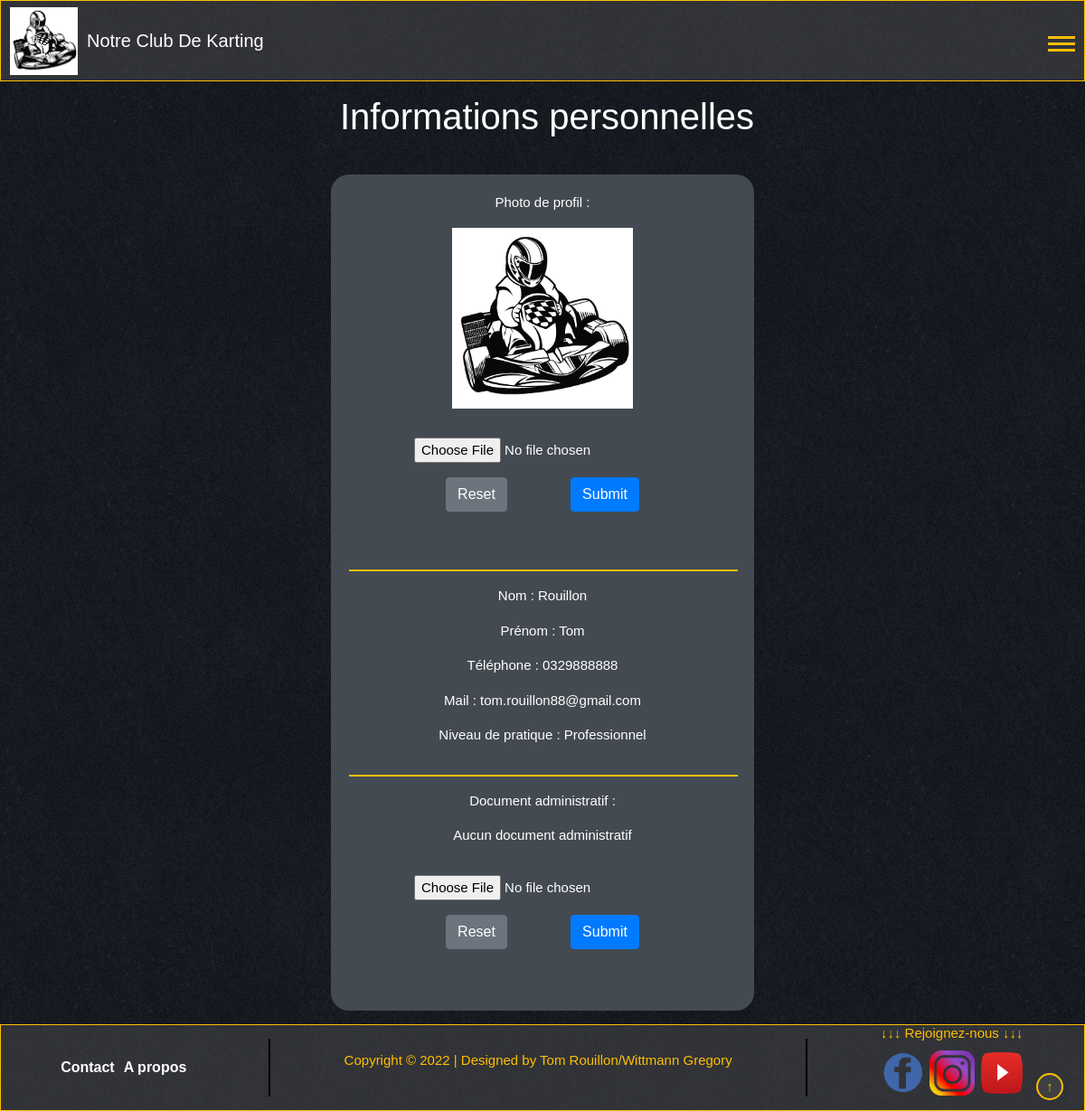
The page /profil.php (signed in) on the database its author committed.
### tables this page shows
CREATE TABLE IF NOT EXISTS `adherent` (
  `derniereVisite` date DEFAULT NULL,
  `niveauPratique` varchar(45) DEFAULT NULL,
  `photo` mediumblob,
  `Personne_idPersonne` int(11) NOT NULL,
  PRIMARY KEY (`Personne_idPersonne`),
  KEY `fk_Adherent_Personne1_idx` (`Personne_idPersonne`)
);

CREATE TABLE IF NOT EXISTS `personne` (
  `idPersonne` int(11) NOT NULL AUTO_INCREMENT,
  `nom` varchar(45) NOT NULL,
  `prenom` varchar(45) NOT NULL,
  `adresse` varchar(120) NOT NULL,
  `telephone` varchar(12) NOT NULL,
  `mail` varchar(45) NOT NULL,
  `mdp` varchar(255) NOT NULL,
  PRIMARY KEY (`idPersonne`)
);

### infoUtilisateur.php (the view, shortened to what this page needs)
<?php
function infoUtilisateur()
{
    $connexion = connect_bd();
    $sql = "SELECT * FROM `personne` JOIN adherent ON personne.idPersonne = adherent.Personne_idPersonne WHERE `mail` = :mail";
    $stmt = $connexion->prepare($sql);
    $values = [
        ":mail" => $_SESSION["username"]
    ];
    $res = $stmt->execute($values);
    if (!$res) {
        echo "Problème d'accès à la bdd";
    } else {
        if ($stmt->rowCount() == 0) {
        ?>
            <script>
                alert("Erreur de connexion");
            </script>
        <?php
        } else {
            $row = $stmt->fetch();
        ?>
            <body>
                <div id="contenu">
                    <h1>Informations personnelles</h1>
                    <div id="profile">
                        <p>Photo de profil :</p>
                        <p>
                            <?php
                            if ($result = glob("users/" . $_SESSION["username"] . "/profil.*")) {
                                echo "<img src='" . $result[0] . "?t=" . time() . "' alt='Photo de profil' class='logo'>";
                            } else {
                                echo "<img src='logos/kart.jpg' alt='Photo de profil' width='200' height='200'>";
                            }
                            ?>
                            <form action="upload.php" method="post" enctype="multipart/form-data" id="pictureForm">
                                <div class="modal-body">
                                    <div class="form-group">
                                        <input type="file" name="file" id="file" accept="image/*">
                                    </div>
                                    <div class="form-group">
                                        <input type="reset" name="reset" class="btn btn-secondary">
                                        <input type="submit" name="submit" class="btn btn-primary">
                                    </div>
                                </div>
                            </form>
                        </p>
                        <hr>
                        <p>Nom : <?php echo $row["nom"]; ?></p>
                        <p>Prénom : <?php echo $row["prenom"]; ?></p>
                        <p>Téléphone : <?php echo $row["telephone"]; ?></p>
                        <p>Mail : <?php echo $row["mail"]; ?></p>
                        <p>Niveau de pratique : <?php
                        if ($row["niveauPratique"] == null) {
                            ?>
                            <p>Non renseigné</p>
                            <form action="updateNiveau.php" method="post" id="niveauForm" onsubmit="return confirm('Etes-vous sûr ? Cette action est irréversible');">
                                <div class="modal-body">
                                    <div class="form-group">
                                        <select name="niveau" id="niveau">
                                            <option value="Débutant">Débutant</option>
                                            <option value="Intermédiaire">Intermédiaire</option>
                                            <option value="Confirmé">Confirmé</option>
                                        </select>
                                    </div>
                                    <div class="form-group">
                                        <input type="reset" name="reset" class="btn btn-secondary">
                                        <input type="submit" name="submit" class="btn btn-primary">
                                    </div>
                                </div>
                            </form>
                            <?php
                        } else {
                            echo $row["niveauPratique"];
                        }
                        ?></p>
                        <hr>
                        <p>Document administratif : </p>
                        <p>
                            <?php
                            if (!file_exists("users/" . $_SESSION["username"] . "/doc_administratif.pdf")) {
                                echo "Aucun document administratif";
                            } else {
                                echo "<a href='download.php?file=" . urlencode($_SESSION["username"]) . "'>Télécharger le document administratif</a>";
                            }
                            ?>
                            <form action="upload.php" method="post" enctype="multipart/form-data" id="docForm">
                                <div class="modal-body">
                                    <div class="form-group">
                                        <input type="file" name="filePdf" id="filePdf" accept="application/pdf">
                                    </div>
                                    <div class="form-group">
                                        <input type="reset" name="reset" class="btn btn-secondary">
                                        <input type="submit" name="submitPdf" class="btn btn-primary">
                                    </div>
                                </div>
                            </form>
                        </p>
                    </div>
                </div>
            </body>
<?php
        }
    }
}
?>

### style/main.css (style rules this page uses)
:root { --backColor:rgba(22, 22, 22, 0.773); --footColor:#343a40; --eventColor: #444a51; }
body { font-family: 'Share Tech', sans-serif; display: block; margin: 0; width: auto; height: auto; background-image: url("../logos/blackmamba.png"); }
body h1 { margin-left: 10px; margin-top: 10px; }
body #contenu { min-height: 100vh; margin: 15px; font-size: 15px; color: white; }
body #contenu h1 { margin-top: 10px; margin-bottom: 10px; font-size: 40px; text-align: center; }
#profile { margin: auto; margin-top: 40px; display: flex; flex-direction: column; align-items: center; background-color: var(--eventColor); max-width: 40%; min-width: 300px; padding: 20px; border-radius: 20px; }
#profile hr { border: var(--yellowColor) 1px solid; width: 100%; }
#profile .modal-body div:nth-child(2) { display: flex; justify-content: space-around; }
#profile .modal-body .form-group:nth-child(1) { text-align: center; }

### style/footer.css (style rules this page uses)
:root { --footColor:rgba(75, 75, 76, 0.53); }

### style/header.css (style rules this page uses)
:root { --backColor:rgba(22, 22, 22, 0.773); --footColor:rgba(75, 75, 76, 0.53); --yellowColor:rgb(255, 191, 0); }

### rows shown on the page
adherent: Personne_idPersonne.nom "Rouillon", Personne_idPersonne.prenom "Tom", Personne_idPersonne.telephone "0329888888", Personne_idPersonne.mail "tom.rouillon88@gmail.com", niveauPratique "Professionnel"
